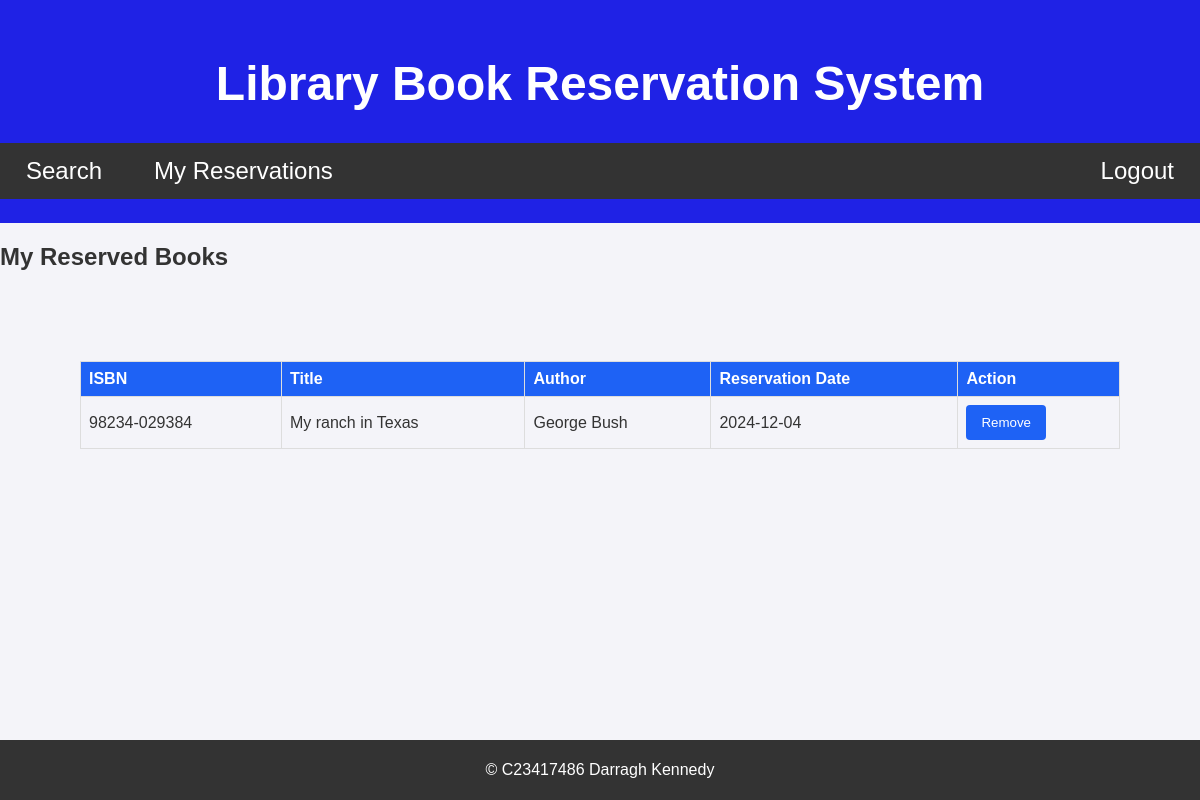
Page /reserved.php (signed in) on the committed database.
### tables this page shows
CREATE TABLE `reservations` (
  `id` int(11) NOT NULL,
  `username` varchar(50) DEFAULT NULL,
  `isbn` varchar(13) DEFAULT NULL,
  `reservation_date` date DEFAULT NULL
);

CREATE TABLE `books` (
  `isbn` varchar(13) NOT NULL,
  `title` varchar(255) NOT NULL,
  `author` varchar(255) DEFAULT NULL,
  `edition` int(11) DEFAULT NULL,
  `category_code` int(11) DEFAULT NULL,
  `available` tinyint(1) DEFAULT 1
);

### reserved.php (the view, shortened to what this page needs)
<?php
include 'includes/db.php';
include 'includes/header.php';
$username = $_SESSION['username'];
$reservations = $pdo->prepare("
    SELECT r.id, b.isbn, b.title, b.author, r.reservation_date
    FROM reservations r
    JOIN books b ON r.isbn = b.isbn
    WHERE r.username = ?
");
$reservations->execute([$username]);
$reservedBooks = $reservations->fetchAll();
?>
<h2>My Reserved Books</h2>
<?php if ($reservedBooks): ?>
    <form method="POST" action="">
        <table>
            <thead>
                <tr>
                    <th>ISBN</th>
                    <th>Title</th>
                    <th>Author</th>
                    <th>Reservation Date</th>
                    <th>Action</th>
                </tr>
            </thead>
            <tbody>
                <?php foreach ($reservedBooks as $book): ?>
                    <tr>
                        <td><?= $book['isbn'] ?></td>
                        <td><?= $book['title'] ?></td>
                        <td><?= $book['author'] ?></td>
                        <td><?= $book['reservation_date'] ?></td>
                        <td>
                            <button type="submit" name="remove_id" value="<?= $book['id'] ?>">Remove</button>
                        </td>
                    </tr>
                <?php endforeach; ?>
            </tbody>
        </table>
    </form>
<?php else: ?>
    <p>No books reserved.</p>
<?php endif; ?>
<?php include 'includes/footer.php'; ?>

### css/style.css (style rules this page uses)
body { font-family: Arial, sans-serif; margin: 0; padding: 0; background-color: #f4f4f9; color: #333; }
form { margin: 20px 0; padding-top: 50px; padding-right: 80px; padding-bottom: 50px; padding-left: 80px; }
form input[type="submit"], form button { background-color: #1e62f5; color: white; padding: 10px 15px; border: none; border-radius: 4px; cursor: pointer; }
table { width: 100%; border-collapse: collapse; margin: 20px 0; }
table th, table td { border: 1px solid #ddd; padding: 8px; text-align: left; }
table th { background-color: #1e62f5; color: white; }

### rows in the picture
reservations: isbn.isbn "98234-029384", isbn.title "My ranch in Texas", isbn.author "George Bush", reservation_date "2024-12-04", $book['id'] 1 (drawn)
